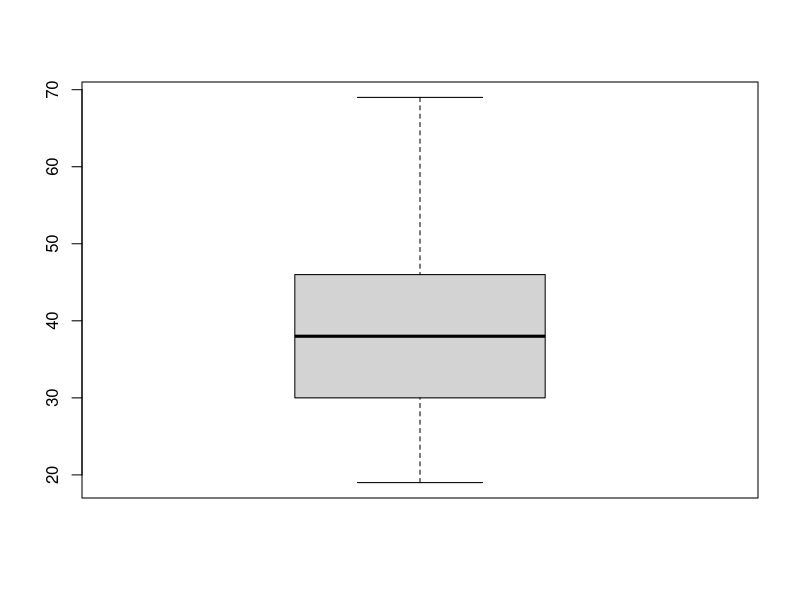

Source code (R):
# Goal: Determine whether or not a client attended the consultation


# Remove Scientific Notation


options(scipen=999) 

# Work Folder 

setwd("C:/Users/Nina/Desktop/Machine Learning- R")

#Required Library

# Library required to import excel files
#install.packages("readxl") 

# Warns "R" that uses this library

library(readxl) 

# Creation of a function that reads the "xls" file and saved in a database "R"

base<- read_excel("dataset/consulta.xlsx", sheet=1)

# Show the base variables
names(base)

# Performing a descriptive analysis of the data


# For the variable "Sexo"

table(base$Sexo) # Display the absolute frequency

# For the variable "Idade"

summary(base$Idade) # Display, for quantitative variables, the main measures of position

boxplot(base$Idade) # Display the box-plot

# For the variable "Cidade"

table(base$Cidade) # Display the absolute frequencies

# For the variable "Attend"

table(base$Attend) # Display the absolute frequencies
prop.table(table(base$Attend)) # Display the relative frequencies


# Transform a quantitative variable into a qualitative one

base$Attend <- as.factor(base$Attend)

# Logistic Regression Model

# Create the model using GLM (general linear model)
# Binomial family - two possibilities - 0 or 1
#Link = logit uses the logistic function
modelo <-glm(Attend ~ 
               Sexo
                + Idade 
                +Cidade, 
                family = binomial (link='logit'), data = base)

summary(modelo) # Display the Model










